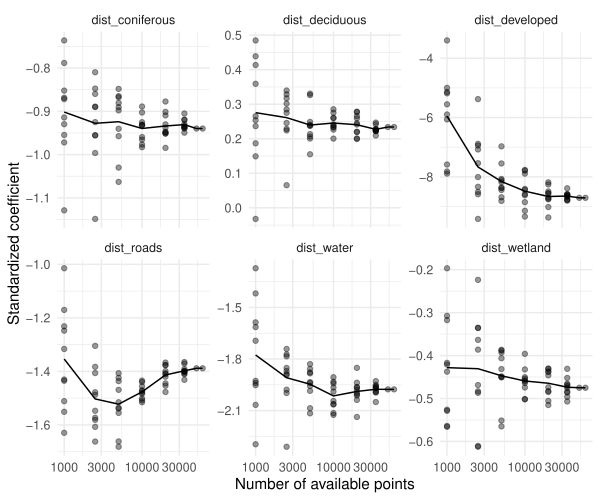

This figure's R source:
# How many available points? Convergence check on the GEE export.
# Fits the global model at increasing N (random draws from the 50k pool) and
# plots each coefficient vs N. Pick the smallest N where every slope has
# flattened and the draw-to-draw spread is small relative to its SE.

library(dplyr)
library(ggplot2)

covs <- c("dist_water", "dist_wetland", "dist_deciduous",
          "dist_coniferous", "dist_developed", "dist_roads")

used  <- filter(used_available_covariates, used == 1)
avail <- filter(used_available_covariates, used == 0)

N_grid <- c(1000, 2500, 5000, 10000, 20000, 35000, 50000, 60000)
n_rep  <- 10   # independent draws per N (except N = full pool)

fit_once <- function(N, rep) {
  a  <- slice_sample(avail, n = min(N, nrow(avail)))
  dd <- bind_rows(used, a)
  # standardize on the fitted data (training mean/SD), as in the proposal
  dd[covs] <- scale(dd[covs])
  # large weight on available points -> slopes approximate the IPP
  # (Warton & Shepherd 2010; Fithian & Hastie 2013); intercept is not interpretable
  dd$w <- ifelse(dd$used == 1, 1, 1000)
  m <- glm(reformulate(covs, "used"), family = binomial, data = dd, weights = w)
  data.frame(N = N, rep = rep, term = names(coef(m))[-1], est = coef(m)[-1])
}

set.seed(2026)
res <- bind_rows(lapply(N_grid, function(N)
  bind_rows(lapply(seq_len(ifelse(N >= nrow(avail), 1, n_rep)),
                   function(r) fit_once(N, r)))))

convergence <- ggplot(res, aes(N, est)) +
  geom_point(alpha = 0.4) +
  stat_summary(fun = mean, geom = "line") +
  facet_wrap(~term, scales = "free_y") +
  scale_x_log10() +
  labs(x = "Number of available points", y = "Standardized coefficient") +
  theme_bw()

##saving plot in high res
pdf("rsf_available_convergence.pdf", width = 6, height = 5)
plot(convergence) + theme_minimal()
dev.off()
